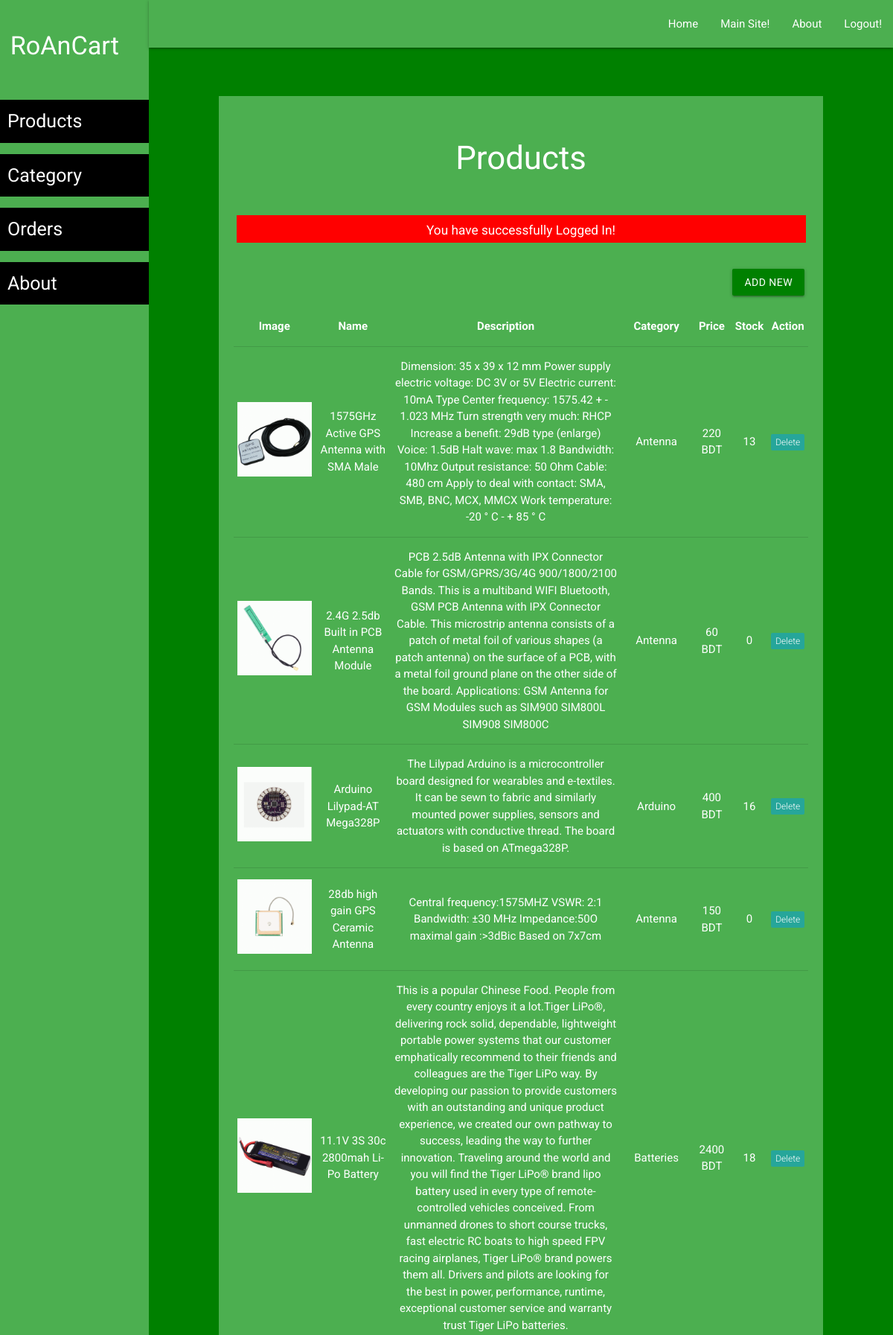
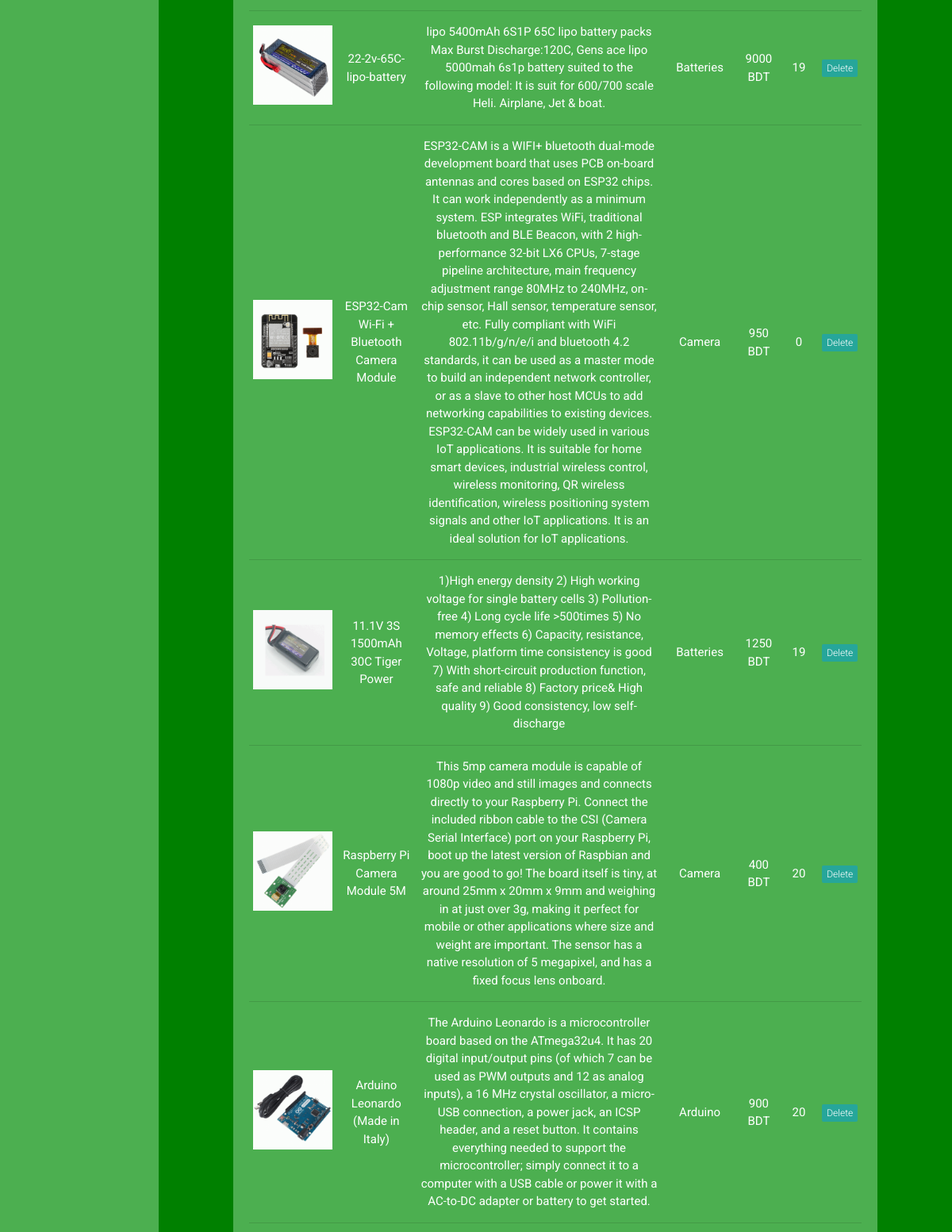
Screenshot of /admin/product-list.php (signed in, upper part) with the database file from the repository (2 pictures, top to bottom).
### tables this page shows
CREATE TABLE `product` (
  `id` int NOT NULL,
  `cat_id` int NOT NULL,
  `image` text NOT NULL,
  `pname` varchar(50) NOT NULL,
  `price` int NOT NULL,
  `stock` int NOT NULL DEFAULT '0',
  `description` text NOT NULL
);

CREATE TABLE `categories` (
  `id` int NOT NULL,
  `name` varchar(250) NOT NULL,
  `short_desc` varchar(250) NOT NULL,
  `long_desc` varchar(500) NOT NULL
);

### admin/product-list.php (the view, shortened to what this page needs)
<?php require('layout/header.php'); ?>
<?php require('layout/left-sidebar-long.php'); ?>
<?php require('layout/topnav.php'); ?>
<?php require('layout/left-sidebar-short.php'); ?>
<?php
require('../backends/connection-pdo.php');
$sql = 'SELECT product.image, product.id, product.pname, product.stock, product.description, product.price, categories.name
        FROM product
        LEFT JOIN categories
        ON product.cat_id = categories.id';
$query  = $pdoconn->prepare($sql);
$query->execute();
$arr_all = $query->fetchAll(PDO::FETCH_ASSOC);
?>
<div class="section white-text" style="background: #4caf50;">
	<div class="section">
		<h3>Products</h3>
	</div>
  <?php
    if (isset($_SESSION['msg'])) {
        echo '<div class="section center" style="margin: 5px 35px;"><div class="row" style="background: red; color: white;">
        <div class="col s12">
            <h6>'.$_SESSION['msg'].'</h6>
            </div>
        </div></div>';
    }
    ?>
	<div class="section right" style="padding: 15px 25px;">
		<a href="product-add.php" class="waves-effect waves-light btn">Add New</a>
	</div>
	<div class="section center" style="padding: 20px;">
		<table class="centered responsive-table">
        <thead>
          <tr>
              <th>Image</th>
              <th>Name</th>
              <th>Description</th>
              <th>Category</th>
              <th>Price</th>
              <th>Stock</th>
              <th>Action</th>
          </tr>
        </thead>
        <tbody>
          <?php
            foreach ($arr_all as $key) {
          ?>
          <tr>
            <td> <img src="../images/<?php echo $key['image'] ?>" width="100px" alt="Product Image"> </td>
            <td><?php echo $key['pname']; ?></td>
            <td><?php echo $key['description']; ?></td>
            <td><?php echo $key['name']; ?></td>
            <td><?php echo $key['price']; ?> BDT</td>
            <td><?php echo $key['stock']; ?></td>
            <td><a href="../backends/admin/pro-delete.php?id=<?php echo $key['id']; ?>"><span class="new badge" data-badge-caption="">Delete</span></a></td>
          </tr>
          <?php } ?>
        </tbody>
      </table>
	</div>
</div>
<?php require('layout/footer.php'); ?>

### css/form-style.css (style rules this page uses)
body { background: #4caf50; font-family: "Roboto", sans-serif; -webkit-font-smoothing: antialiased; -moz-osx-font-smoothing: grayscale; }
.btn, .btn:active, .btn:hover { background: green !important; width: 100%; }
.row { margin-bottom: 0 !important; }
.col { padding: 0 !important; }

### rows the page displays
product: image (picture), pname "1575GHz Active GPS Antenna with SMA Male", description "Dimension: 35 x 39 x 12 mm Power supply electric voltage: DC 3V or 5V Electric current: 10mA Type Center frequency: 1575.42 + - 1.023 MHz Turn strength very much: RHCP Increase a benefit: 29dB type (enlarge) Voice: 1.5dB Halt wave: max 1.8 Bandwidth: 10Mhz Output resistance: 50 Ohm Cable: 480 cm Apply to deal with contact: SMA, SMB, BNC, MCX, MMCX Work temperature: -20 ° C - + 85 ° C", categories.name "Antenna", price "220", stock "13"
product: image (picture), pname "2.4G 2.5db Built in PCB Antenna Module", description "PCB 2.5dB Antenna with IPX Connector Cable for GSM/GPRS/3G/4G 900/1800/2100 Bands. This is a multiband WIFI Bluetooth, GSM PCB Antenna with IPX Connector Cable. This microstrip antenna consists of a patch of metal foil of various shapes (a patch antenna) on the surface of a PCB, with a metal foil ground plane on the other side of the board. Applications: GSM Antenna for GSM Modules such as SIM900 SIM800L SIM908 SIM800C", categories.name "Antenna", price "60", stock "0"
product: image (picture), pname "Arduino Lilypad-AT Mega328P", description "The Lilypad Arduino is a microcontroller board designed for wearables and e-textiles. It can be sewn to fabric and similarly mounted power supplies, sensors and actuators with conductive thread. The board is based on ATmega328P.", categories.name "Arduino", price "400", stock "16"
product: image (picture), pname "28db high gain GPS Ceramic Antenna", description "Central frequency:1575MHZ VSWR: 2:1 Bandwidth: ±30 MHz Impedance:50O maximal gain :>3dBic Based on 7x7cm", categories.name "Antenna", price "150", stock "0"
product: image (picture), pname "11.1V 3S 30c 2800mah Li-Po Battery", description "This is a popular Chinese Food. People from every country enjoys it a lot.Tiger LiPo®, delivering rock solid, dependable, lightweight portable power systems that our customer emphatically recommend to their friends and colleagues are the Tiger LiPo way. By developing our passion to provide customers with an outstanding and unique product experience, we created our own pathway to success, leading the way to further innovation. Traveling around the world and you will find the Tiger LiPo® brand lipo battery used in every type of remote-controlled vehicles conceived. From unmanned drones to short course trucks, fast electric RC boats to high speed FPV racing airplanes, Tiger LiPo® brand powers…", categories.name "Batteries", price "2400", stock "18"
product: image (picture), pname "22-2v-65C-lipo-battery", description "lipo 5400mAh 6S1P 65C lipo battery packs Max Burst Discharge:120C, Gens ace lipo 5000mah 6s1p battery suited to the following model: It is suit for 600/700 scale Heli. Airplane, Jet & boat.", categories.name "Batteries", price "9000", stock "19"
product: image (picture), pname "ESP32-Cam Wi-Fi + Bluetooth Camera Module", description "ESP32-CAM is a WIFI+ bluetooth dual-mode development board that uses PCB on-board antennas and cores based on ESP32 chips. It can work independently as a minimum system. ESP integrates WiFi, traditional bluetooth and BLE Beacon, with 2 high-performance 32-bit LX6 CPUs, 7-stage pipeline architecture, main frequency adjustment range 80MHz to 240MHz, on-chip sensor, Hall sensor, temperature sensor, etc. Fully compliant with WiFi 802.11b/g/n/e/i and bluetooth 4.2 standards, it can be used as a master mode to build an independent network controller, or as a slave to other host MCUs to add networking capabilities to existing devices. ESP32-CAM can be widely used in various IoT applications. It is…", categories.name "Camera", price "950", stock "0"
product: image (picture), pname "11.1V 3S 1500mAh 30C Tiger Power", description "1)High energy density 2) High working voltage for single battery cells 3) Pollution-free 4) Long cycle life >500times 5) No memory effects 6) Capacity, resistance, Voltage, platform time consistency is good 7) With short-circuit production function, safe and reliable 8) Factory price& High quality 9) Good consistency, low self-discharge", categories.name "Batteries", price "1250", stock "19"
product: image (picture), pname "Raspberry Pi Camera Module 5M", description "This 5mp camera module is capable of 1080p video and still images and connects directly to your Raspberry Pi. Connect the included ribbon cable to the CSI (Camera Serial Interface) port on your Raspberry Pi, boot up the latest version of Raspbian and you are good to go! The board itself is tiny, at around 25mm x 20mm x 9mm and weighing in at just over 3g, making it perfect for mobile or other applications where size and weight are important. The sensor has a native resolution of 5 megapixel, and has a fixed focus lens onboard.", categories.name "Camera", price "400", stock "20"
product: image (picture), pname "Arduino Leonardo (Made in Italy)", description "The Arduino Leonardo is a microcontroller board based on the ATmega32u4. It has 20 digital input/output pins (of which 7 can be used as PWM outputs and 12 as analog inputs), a 16 MHz crystal oscillator, a micro-USB connection, a power jack, an ICSP header, and a reset button. It contains everything needed to support the microcontroller; simply connect it to a computer with a USB cable or power it with a AC-to-DC adapter or battery to get started.", categories.name "Arduino", price "900", stock "20"

### other values shown
$_SESSION['msg'] "You have successfully Logged In!"
